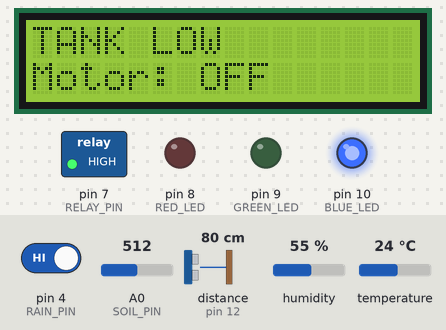
Recording of a sketch running on a simulated Arduino Uno, built with avr-gcc and run on an emulated ATmega328P. Parts: 16×2 character LCD, switched loads named in the sketch (green lamp = pin HIGH), output pins drawn as LEDs (lit = HIGH). Wiring (inferred from the names in the program): ultrasonic range finder: trigger pin 13; echo pin 12. Inputs (shaded band) come from the test bench; at power-on: distance to the obstacle (sensor on pin 12) 80 cm, A0 (SOIL_PIN) = 512, pin 4 (RAIN_PIN) HIGH, humidity 55 %, temperature 24 °C. The echo pulse lasts 58.3 µs per cm; pins used as bus, display or sensor lines are not drawn; what the sketch prints to the serial monitor is not drawn.

Above: at 3.2 s.
3.3 s: distance to the obstacle (sensor on pin 12) set to 6 cm
6.4 s: distance to the obstacle (sensor on pin 12) set to 3 cm
At 7.8 s:
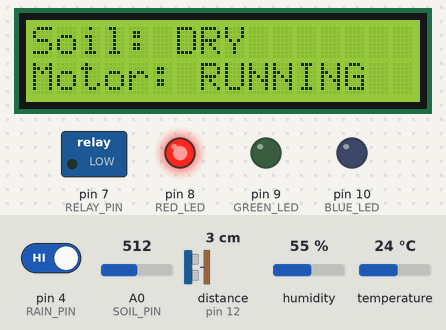
9.5 s: A0 (SOIL_PIN) set to 491
At 13.2 s:
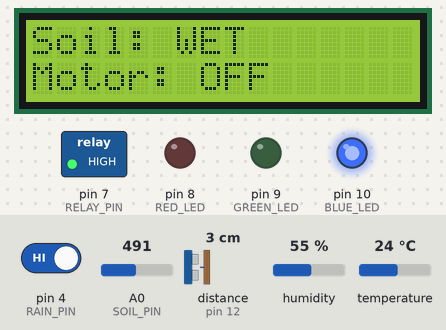
13.5 s: pin 4 (RAIN_PIN) driven LOW
At 14.8 s:
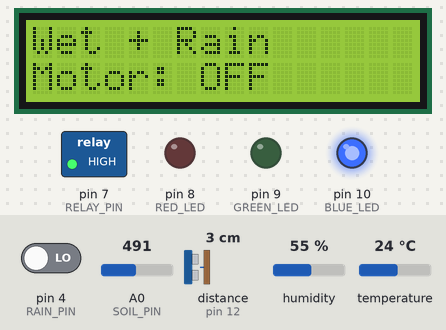
16.6 s: A0 (SOIL_PIN) set to 510
At 20.4 s:
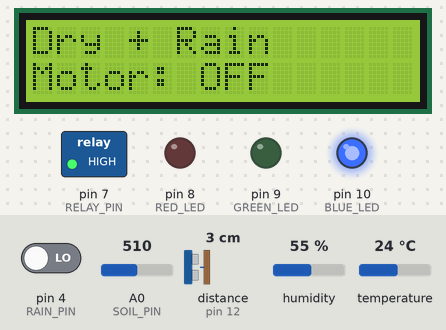
20.7 s: pin 4 (RAIN_PIN) driven HIGH
At 21.45 s:
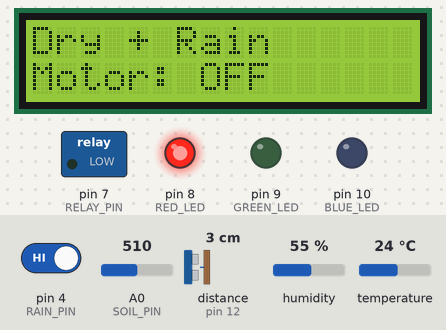
Timing chart, 0 to 23.7 s (numbered marks = the images above; inputs shaded):
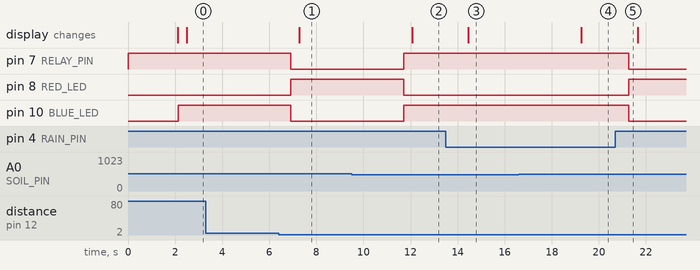

The sketch:

SmartIrrigation.ino
```cpp
// Reconstructed from Smart_Irrigation_Code.pdf; see docs/SOURCE_NOTES.md.
#include <Wire.h>
#include <LiquidCrystal_I2C.h>
#include <DHT.h>
#include "ControlLogic.h"

constexpr int DHT_PIN = 2;
constexpr int SOIL_PIN = A0;
constexpr int RAIN_PIN = 4;
constexpr int RELAY_PIN = 7;  // Active LOW: HIGH means pump OFF.
constexpr int RED_LED = 8;
constexpr int GREEN_LED = 9;
constexpr int BLUE_LED = 10;
constexpr int ECHO_PIN = 12;
constexpr int TRIG_PIN = 13;
constexpr unsigned long ECHO_TIMEOUT_US = 30000UL;

DHT dht(DHT_PIN, DHT11);
LiquidCrystal_I2C lcd(0x27, 16, 2);

void setup() {
  // Preload OFF before enabling the relay output; initialize it before sensors.
  digitalWrite(RELAY_PIN, HIGH);
  pinMode(RELAY_PIN, OUTPUT);
  pinMode(RAIN_PIN, INPUT);
  pinMode(RED_LED, OUTPUT);
  pinMode(GREEN_LED, OUTPUT);
  pinMode(BLUE_LED, OUTPUT);
  pinMode(TRIG_PIN, OUTPUT);
  pinMode(ECHO_PIN, INPUT);
  digitalWrite(TRIG_PIN, LOW);
  digitalWrite(RED_LED, LOW);
  digitalWrite(GREEN_LED, LOW);
  digitalWrite(BLUE_LED, LOW);

  Serial.begin(9600);
  dht.begin();
  lcd.init();
  lcd.backlight();
  Serial.println(F("SMART IRRIGATION SYSTEM"));
  Serial.println(F("System Starting... Motor: OFF"));
  lcd.setCursor(0, 0);
  lcd.print(F("Smart Irrigation"));
  lcd.setCursor(0, 1);
  lcd.print(F("System Starting"));
  delay(2000);
  lcd.clear();
}

void loop() {
  const int soilValue = analogRead(SOIL_PIN);
  const bool rainDetected = digitalRead(RAIN_PIN) == LOW;
  const float temperature = dht.readTemperature();
  const float humidity = dht.readHumidity();

  digitalWrite(TRIG_PIN, LOW);
  delayMicroseconds(2);
  digitalWrite(TRIG_PIN, HIGH);
  delayMicroseconds(10);
  digitalWrite(TRIG_PIN, LOW);
  const unsigned long duration = pulseIn(ECHO_PIN, HIGH, ECHO_TIMEOUT_US);
  const IrrigationState s = evaluateIrrigation(
      soilValue, rainDetected, temperature, humidity, duration);

  digitalWrite(RELAY_PIN, s.motorRunning ? LOW : HIGH);
  digitalWrite(GREEN_LED, s.systemError ? HIGH : LOW);
  digitalWrite(RED_LED, !s.systemError && s.motorRunning ? HIGH : LOW);
  digitalWrite(BLUE_LED, !s.systemError && !s.motorRunning ? HIGH : LOW);

  Serial.println(F("------------------------------"));
  Serial.print(F("Soil Value      : ")); Serial.println(soilValue);
  Serial.print(F("Temperature     : "));
  if (isnan(temperature)) Serial.println(F("ERROR"));
  else { Serial.print(temperature); Serial.println(F(" C")); }
  Serial.print(F("Humidity        : "));
  if (isnan(humidity)) Serial.println(F("ERROR"));
  else { Serial.print(humidity); Serial.println(F(" %")); }
  Serial.print(F("Rain Status     : "));
  Serial.println(rainDetected ? F("RAIN DETECTED") : F("NO RAIN"));
  Serial.print(F("Distance        : "));
  if (s.distanceCm < 0) {
    Serial.println(F("NO READING"));
    Serial.println(F("Water Level     : NO READING"));
    Serial.println(F("Tank Status     : UNKNOWN"));
  } else {
    Serial.print(s.distanceCm); Serial.println(F(" cm"));
    Serial.print(F("Water Level     : "));
    Serial.print(s.waterLevelCm); Serial.println(F(" cm"));
    Serial.print(F("Tank Status     : "));
    Serial.println(s.tankLow ? F("LOW TANK") : F("WATER AVAILABLE"));
  }
  Serial.print(F("Soil Condition  : "));
  Serial.println(s.soilDry ? F("DRY") : F("WET"));
  Serial.print(F("System Status   : "));
  Serial.println(s.systemError ? F("ERROR") : F("OK"));
  Serial.print(F("Motor Status    : "));
  Serial.println(s.motorRunning ? F("RUNNING") : F("OFF"));
  Serial.print(F("Action          : "));
  if (s.systemError) Serial.println(F("System Error"));
  else if (s.tankLow) Serial.println(F("Tank Low - Motor Stopped"));
  else if (s.soilDry && rainDetected) Serial.println(F("Rain detected"));
  else if (s.motorRunning) Serial.println(F("Watering Soil"));
  else Serial.println(F("No Watering"));
  Serial.print(F("Red LED         : ")); Serial.println(digitalRead(RED_LED) ? F("ON") : F("OFF"));
  Serial.print(F("Blue LED        : ")); Serial.println(digitalRead(BLUE_LED) ? F("ON") : F("OFF"));
  Serial.print(F("Green LED       : ")); Serial.println(digitalRead(GREEN_LED) ? F("ON") : F("OFF"));

  lcd.clear();
  lcd.setCursor(0, 0);
  if (s.systemError) lcd.print(F("SYSTEM ERROR"));
  else if (s.tankLow) lcd.print(F("TANK LOW"));
  else if (s.motorRunning) lcd.print(F("Soil: DRY"));
  else if (rainDetected && s.soilDry) lcd.print(F("Dry + Rain"));
  else if (rainDetected) lcd.print(F("Wet + Rain"));
  else lcd.print(F("Soil: WET"));
  lcd.setCursor(0, 1);
  lcd.print(s.motorRunning ? F("Motor: RUNNING") : F("Motor: OFF"));
  delay(2000);
}
```

ControlLogic.h
```cpp
#pragma once
#include <math.h>

// Defaults documented in the supplied project explanation. Calibrate locally.
constexpr int DRY_THRESHOLD = 500;
constexpr float TANK_HEIGHT_CM = 6.3f;
constexpr float LOW_WATER_CM = 2.3f;

struct IrrigationState {
  float distanceCm;
  float waterLevelCm;
  bool systemError;
  bool tankLow;
  bool soilDry;
  bool rainDetected;
  bool motorRunning;
};

inline IrrigationState evaluateIrrigation(int soil, bool rain, float temperature,
                                         float humidity, unsigned long echoUs) {
  IrrigationState s = {};
  s.distanceCm = echoUs == 0 ? -1.0f : echoUs * 0.0343f / 2.0f;
  s.waterLevelCm = echoUs == 0 ? -1.0f : TANK_HEIGHT_CM - s.distanceCm;
  if (echoUs != 0 && s.waterLevelCm < 0) s.waterLevelCm = 0;
  s.systemError = isnan(temperature) || isnan(humidity) || s.distanceCm < 0;
  s.tankLow = s.distanceCm >= 0 && s.waterLevelCm <= LOW_WATER_CM;
  s.soilDry = soil > DRY_THRESHOLD;
  s.rainDetected = rain;
  s.motorRunning = !s.systemError && !s.tankLow && s.soilDry && !rain;
  return s;
}
```

Measured:
- the behaviour switches between 5 and 4 cm on distance to the obstacle (sensor on pin 12) (found by bisection; images 0 and 1)
- the behaviour switches between 501 and 500 on A0 (SOIL_PIN) (found by bisection; images 1 and 2)
- after the input at 3.3 s, every drawn part: stays the same
- after the input at 6.4 s, pin 7 (RELAY_PIN), pin 10 (BLUE_LED): HIGH → LOW after 0.51 s; pin 8 (RED_LED): LOW → HIGH after 0.51 s; the display: changes after 0.88 s (image 1)
- after the input at 9.5 s, pin 7 (RELAY_PIN), pin 10 (BLUE_LED): LOW → HIGH after 2.2 s; pin 8 (RED_LED): HIGH → LOW after 2.2 s; the display: changes after 2.6 s (image 2)
- after the input at 13.5 s, the display: changes after 0.96 s (image 3)
- after the input at 16.6 s, the display: changes after 2.6 s (image 4)
- after the input at 20.7 s, pin 7 (RELAY_PIN), pin 10 (BLUE_LED): HIGH → LOW after 0.57 s; pin 8 (RED_LED): LOW → HIGH after 0.57 s
